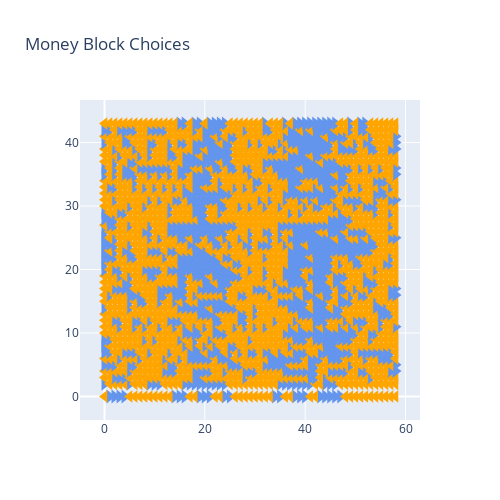
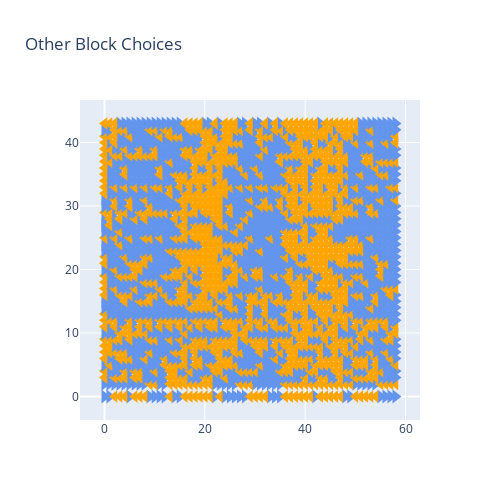

These figures' notebook cell, in order:
### Markdown cell above
## Plot choices

### Code cell
chosen_longform = longform
fig1 = go.Figure()
for y, pid in enumerate(chosen_longform['PID'].unique()):
    money_choices = chosen_longform[(chosen_longform['PID']==pid)&(chosen_longform['Type']=='money')]['Action']
    right_index = money_choices.astype(bool)
    left_index = right_index == False
    right_choices = np.arange(len(money_choices))[right_index]
    left_choices = np.arange(len(money_choices))[left_index]

    fig1.add_trace(
        go.Scatter(
            x=right_choices,
            y=[y] * len(right_choices),
            mode="markers",
            showlegend=False,
            marker=dict(
                color="cornflowerblue", symbol="triangle-right", size=12
            ),
        )
    )

    fig1.add_trace(
        go.Scatter(
            x=left_choices,
            y=[y] * len(left_choices),
            mode="markers",
            showlegend=False,
            marker=dict(color="orange", symbol="triangle-left", size=11),
        )
    )
    height, width = (500, 500)
    fig1.update_layout(
        title="Money Block Choices", autosize=False, width=width, height=height,
    )
fig1.show()

fig2 = go.Figure()
for y, pid in enumerate(chosen_longform['PID'].unique()):
    other_choices = chosen_longform[(chosen_longform['PID']==pid)&(chosen_longform['Type']=='other')]['Action']
    right_index = other_choices.astype(bool)
    left_index = right_index == False
    right_choices = np.arange(len(other_choices))[right_index]
    left_choices = np.arange(len(other_choices))[left_index]

    fig2.add_trace(
        go.Scatter(
            x=right_choices,
            y=[y] * len(right_choices),
            mode="markers",
            showlegend=False,
            marker=dict(
                color="cornflowerblue", symbol="triangle-right", size=12
            ),
        )
    )

    fig2.add_trace(
        go.Scatter(
            x=left_choices,
            y=[y] * len(left_choices),
            mode="markers",
            showlegend=False,
            marker=dict(color="orange", symbol="triangle-left", size=11),
        )
    )
    height, width = (500, 500)
    fig2.update_layout(
        title="Other Block Choices", autosize=False, width=width, height=height,
    )
fig2.show()
